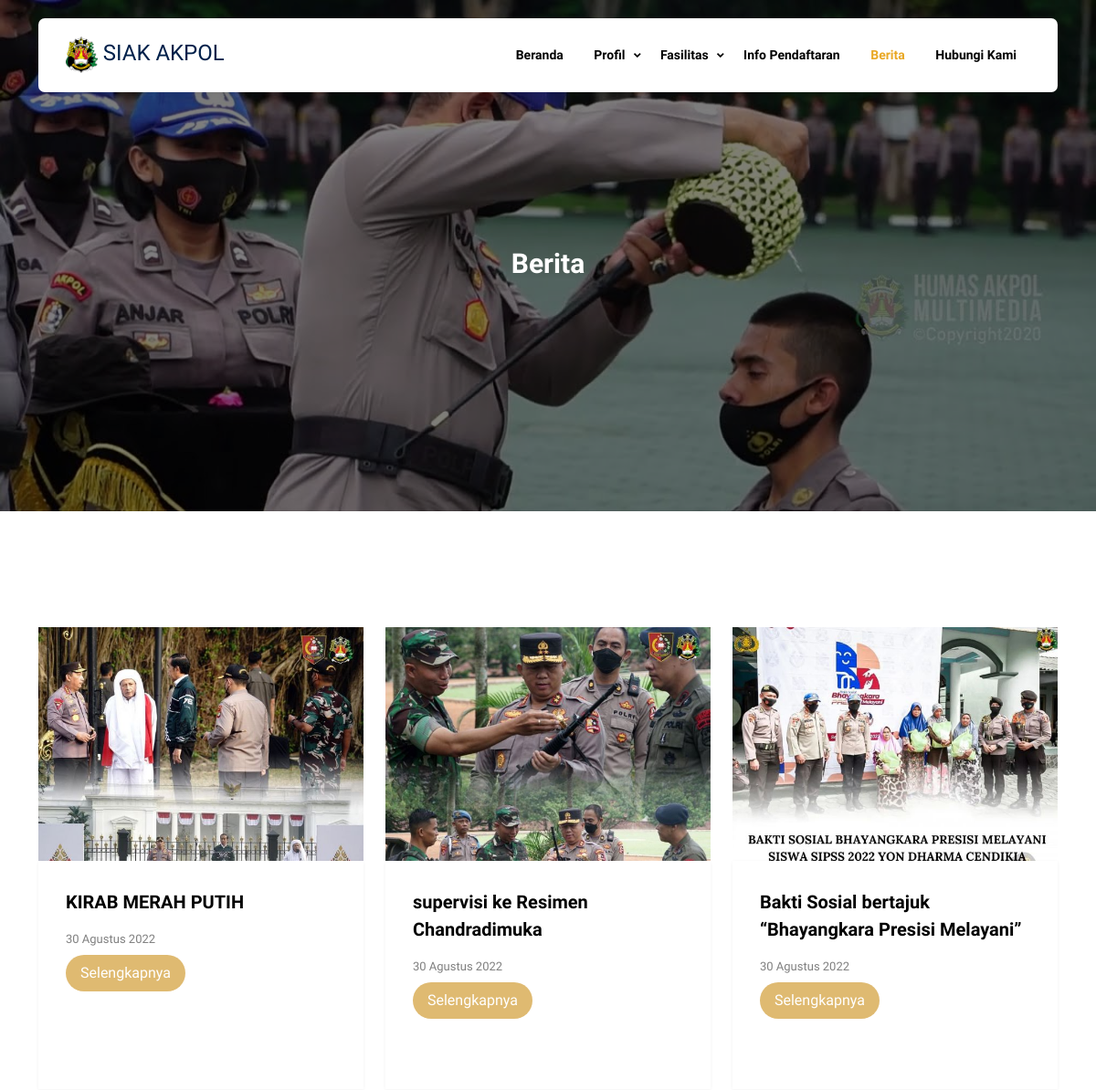
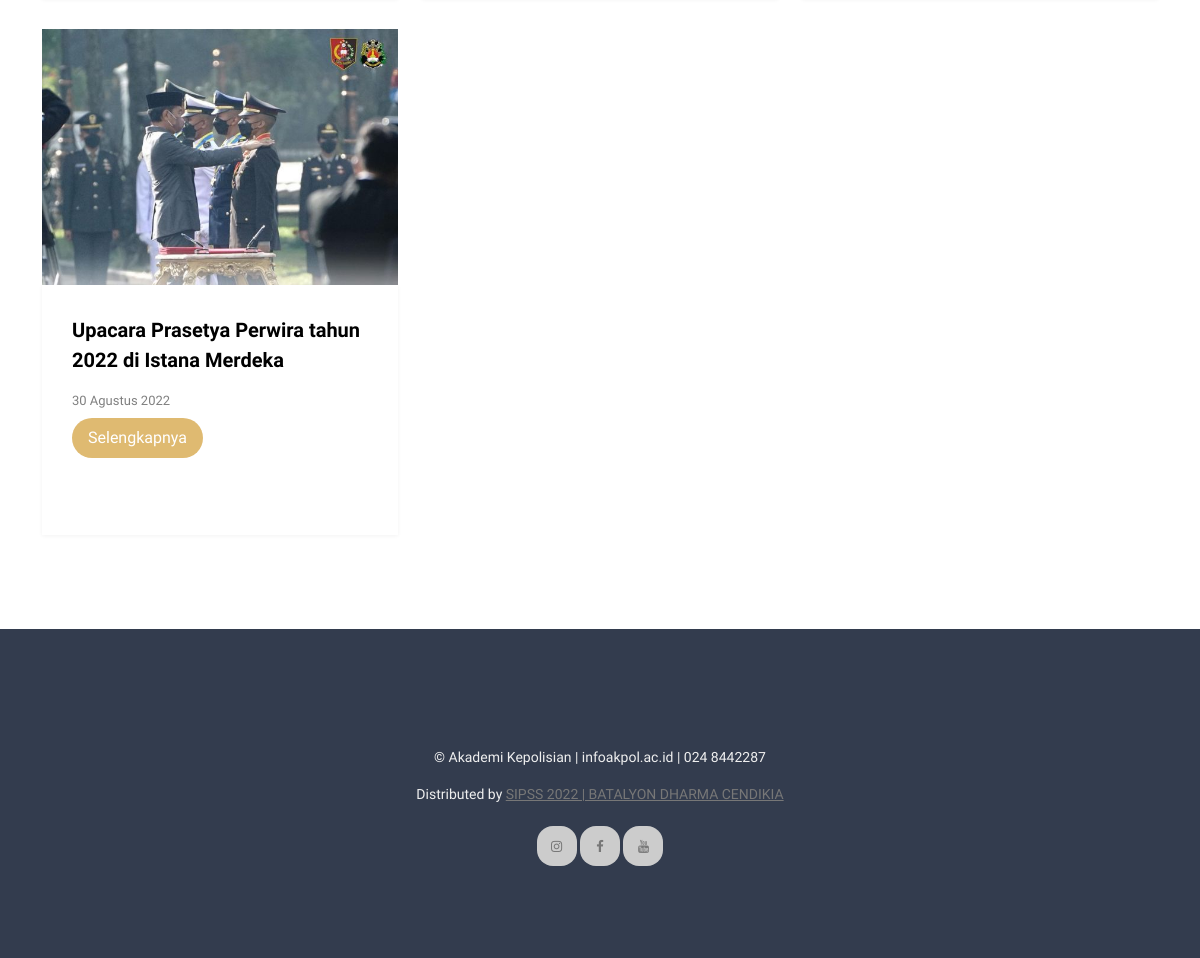
The page /index.php/berita on the database its author committed (2 pictures, top to bottom).
### tables this page shows
CREATE TABLE `berita` (
  `id` int(11) NOT NULL,
  `judul` varchar(300) NOT NULL,
  `isi` text NOT NULL,
  `img_cover` varchar(300) NOT NULL,
  `created_at` timestamp NOT NULL DEFAULT current_timestamp() ON UPDATE current_timestamp()
);

### application/views/user/layout/content.php (called while the page is built)
<?php
  if ($isi) {
    $this->load->view($isi);
  }
?>

### application/views/user/layout/wrapper.php (called while the page is built)
<?php
require_once('head.php');
require_once('header.php');
require_once('content.php');
require_once('footer.php');
?>

### application/controllers/Berita.php (called while the page is built, shortened)
<?php
class Berita extends CI_Controller {
	function __construct(){
        $this->load->model('M_fasilitas');
        $this->load->model('M_berita');
    }
	public function index()
	{
		$data = array(	'title'		=> 'Berita',
						'active'	=> 'Berita',
						'isi'		=> 'user/berita/list',
						'fas' 		=> $this->M_fasilitas->tampil_fasilitas(),
						'jum'		=> $this->M_berita->jum(),
						'data'		=> $this->M_berita->tampilData());
		$this->load->view('user/layout/wrapper', $data, FALSE);
	}
}

### index.php (called while the page is built, shortened)
<?php
require_once BASEPATH.'core/CodeIgniter.php';

### application/models/M_fasilitas.php (called while the page is built, shortened)
<?php
class M_fasilitas extends CI_Model {
   function tampil_fasilitas(){
    return $this->db->query('SELECT * FROM fasilitas')->result_array();
   }
}

### application/models/M_berita.php (called while the page is built, shortened)
<?php
class M_berita extends CI_Model {
   function tampilData(){
        return $this->db->query('SELECT * FROM berita')->result_array();
   }
   function jum()
   {
       return $this->db->get('berita')->num_rows();
   }
}

### application/helpers/tanggalindo_helper.php (called while the page is built, shortened)
<?php  if ( ! defined('BASEPATH')) exit('No direct script access allowed');
    if ( ! function_exists('tgl_indo'))
    {
        function date_indo($tgl)
        {
            $ubah = gmdate($tgl, time()+60*60*8);
            $pecah = explode("-",$ubah);
            $tanggal = $pecah[2];
            $bulan = bulan($pecah[1]);
            $tahun = $pecah[0];
            return $tanggal.' '.$bulan.' '.$tahun;
        }
    }
    if ( ! function_exists('bulan'))
    {
        function bulan($bln)
        {
            switch ($bln)
            {
                case 8:
                    return "Agustus";
                    break;
            }
        }
    }

### application/views/user/berita/list.php (the view, shortened to what this page needs)
<div
      class="hero page-inner overlay"
      style="background-image: url('<?= base_url() ?>assets/image/aa.jpg')"
    >
      <div class="container">
        <div class="row justify-content-center align-items-center">
          <div class="col-lg-9 text-center mt-5">
            <h1 class="heading" data-aos="fade-up">Berita</h1>
          </div>
        </div>
      </div>
    </div>
    <br><br><br>
    <div class="section section-properties">
      <div class="container">
        <div class="row">
          <?php foreach ($data as $berita ): ?>
            <?php
              $split   = explode(' ', $berita['created_at']);
              $tglpost = $split[0];
              $judul = substr($berita['judul'], 0, );
            ?>
            <div class="col-xs-12 col-sm-6 col-md-6 col-lg-4">
            <div class="property-item mb-30" >
              <a href="<?= base_url()?>berita/detail/<?= $berita['id'] ?>" class="img">
                <img src="<?= base_url() ?>/assets/backend/upload/<?= $berita['img_cover'] ?>" alt="Image" class="img-fluid" />
              </a>
              <div class="property-content" style="height: 250px;">
                <div>
                  <span class="city d-block mb-3"><?= $judul ?></span>
                  <span class="d-block mb-2 text-black-50"
                    ><?= date_indo($tglpost) ?></span
                  >
                  <a
                    href="<?= base_url() ?>berita/detail/<?= $berita['id'] ?>"
                    class="btn btn-primary py-2 px-3"
                    >Selengkapnya</a
                  >
                </div>
              </div>
            </div>
          </div>
          <?php endforeach ?>
        </div>
      </div>
    </div>

### rows shown on the page
berita: img_cover (picture), judul "KIRAB MERAH PUTIH", created_at "30 Agustus 2022"
berita: img_cover (picture), judul "supervisi ke Resimen Chandradimuka", created_at "30 Agustus 2022"
berita: img_cover (picture), judul "Bakti Sosial bertajuk “Bhayangkara Presisi Melayani”", created_at "30 Agustus 2022"
berita: img_cover (picture), judul "Upacara Prasetya Perwira tahun 2022 di Istana Merdeka", created_at "30 Agustus 2022"
